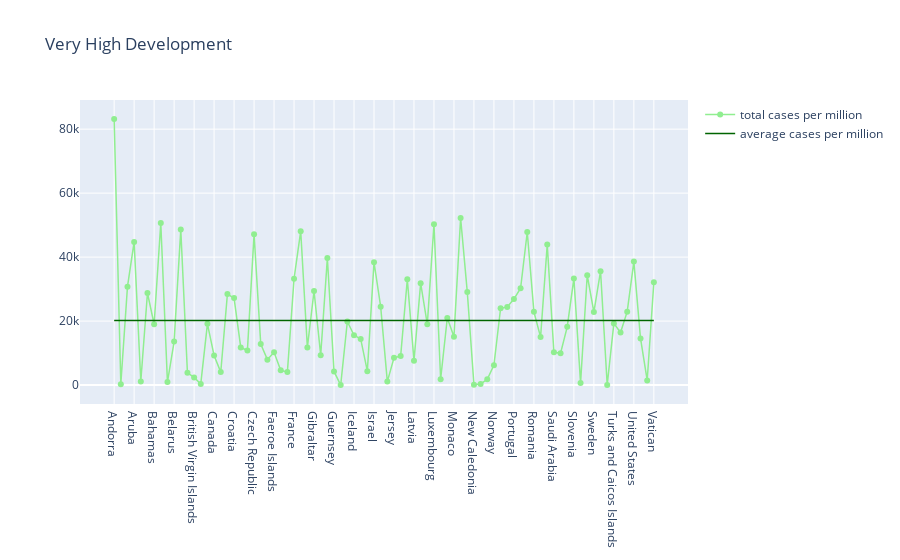
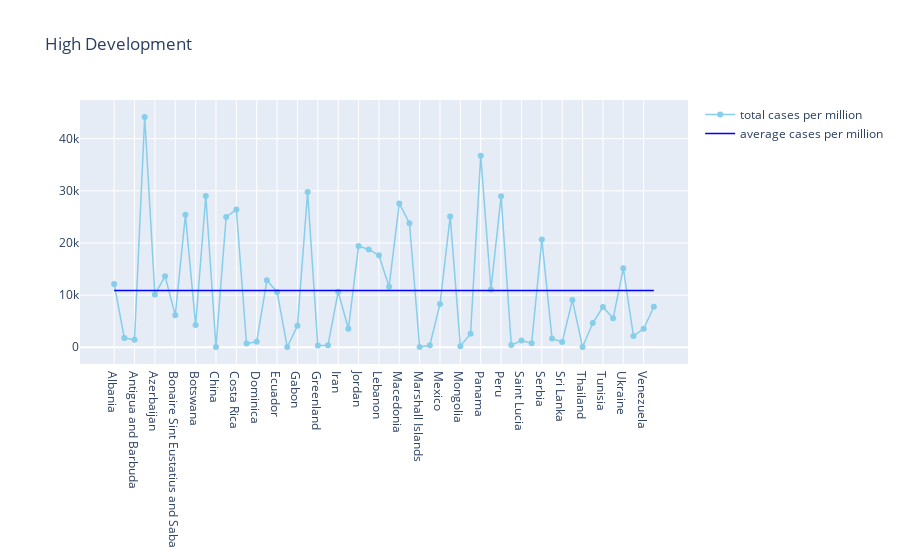
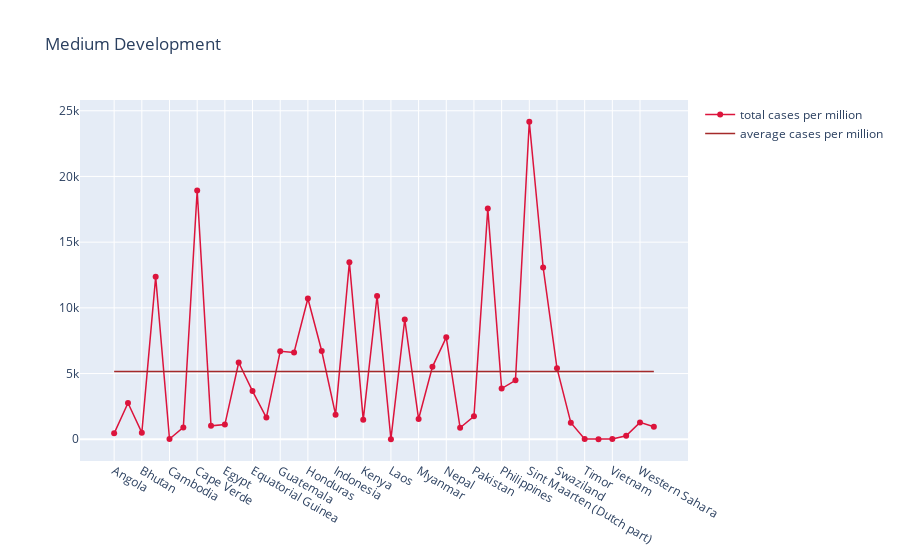
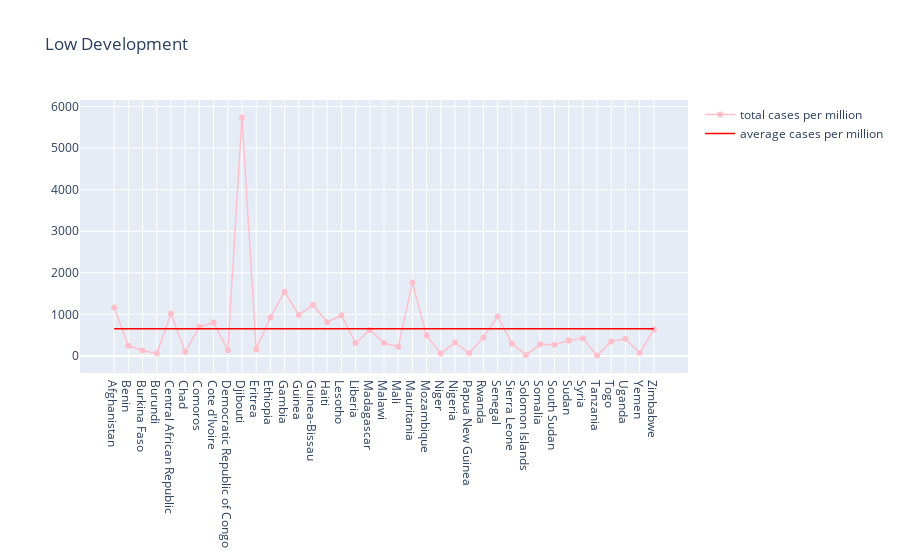

Notebook code for these charts, in order:
### Markdown cell above
### Plot of total cases per million for different categories of countries

### Code cell
clr_avg = ['Darkgreen', 'Blue', 'Brown', 'Red'] # colour palette for average cases per million
clr_tcm = ['Lightgreen', 'Skyblue', 'Crimson', 'Pink'] # colour palette for total cases per million
clr_ind = 0 # colour index

dict_devt = {'VHD' : 'Very High Development', 'HD' : 'High Development', 'MD' : 'Medium Development', 'LD' : 'Low Development'}

for i in ['VHD', 'HD', 'MD', 'LD']:
    avg = dfn[dfn['hdi_cat'] == i]['total_cases_per_million'].mean()
    avg_ser = pd.Series([avg]*(dfn[dfn['hdi_cat'] == i].shape[0]))
    fig = go.Figure()
    fig.add_trace(go.Scatter(x = dfn[dfn['hdi_cat'] == i]['country'], y = dfn[dfn['hdi_cat'] == i]['total_cases_per_million'],
                             name = 'total cases per million', mode = 'lines+markers', line = dict(color = clr_tcm[clr_ind], width = 1.5)))
    fig.add_trace(go.Scatter(x = dfn[dfn['hdi_cat'] == i]['country'], y = avg_ser,
                             name = 'average cases per million', mode = 'lines', line = dict(color = clr_avg[clr_ind], width = 1.5)))
    fig.update_layout(title = dict_devt[i])
    clr_ind += 1
    fig.show()

### Figure 1 — Plotly figure (JSON) as saved in the notebook; plotly's stock layout.template omitted (floating-point values rounded to 4 significant figures)
{"data": [{"line": {"color": "Lightgreen", "width": 1.5}, "mode": "lines+markers", "name": "total cases per million", "type": "scatter", "x": ["Andorra", "Anguilla", "Argentina", "Aruba", "Australia", "Austria", "Bahamas", "Bahrain", "Barbados", "Belarus", "Belgium", "Bermuda", "British Virgin Islands", "Brunei", "Bulgaria", "Canada", "Cayman Islands", "Chile", "Croatia", "Curacao", "Cyprus", "Czech Republic", "Denmark", "Estonia", "Faeroe Islands", "Falkland Islands", "Finland", "France", "French Polynesia", "Germany", "Gibraltar", "Greece", "Guam", "Guernsey", "Hong Kong", "Hungary", "Iceland", "Ireland", "Isle of Man", "Israel", "Italy", "Japan", "Jersey", "Kazakhstan", "Kuwait", "Latvia", "Liechtenstein", "Lithuania", "Luxembourg", "Malaysia", "Malta", "Monaco", "Montenegro", "Netherlands", "New Caledonia", "New Zealand", "Northern Mariana Islands", "Norway", "Oman", "Poland", "Portugal", "Puerto Rico", "Qatar", "Romania", "Russia", "San Marino", "Saudi Arabia", "Singapore", "Slovakia", "Slovenia", "South Korea", "Spain", "Sweden", "Switzerland", "Taiwan", "Turks and Caicos Islands", "United Arab Emirates", "United Kingdom", "United States", "United States Virgin Islands", "Uruguay", "Vatican"], "y": [83190.0, 266.6, 30760.0, 44750.0, 1092.0, 28780.0, 18990.0, 50650.0, 915.2, 13590.0, 48630.0, 3838.0, 2381.0, 342.9, 19150.0, 9206.0, 4047.0, 28460.0, 27190.0, 11760.0, 10790.0, 47180.0, 12810.0, 7946.0, 10230.0, 4594.0, 4088.0, 33250.0, 48120.0, 11740.0, 29410.0, 9334.0, 39730.0, 4250.0, 0, 19880.0, 15570.0, 14420.0, 4340.0, 38390.0, 24490.0, 1085.0, 8528.0, 9054.0, 33070.0, 7567.0, 31860.0, 18970.0, 50300.0, 1848.0, 20960.0, 15140.0, 52240.0, 29070.0, 112.1, 349.2, 1807.0, 6219.0, 24000.0, 24430.0, 26870.0, 30270.0, 47850.0, 22890.0, 14990.0, 43960.0, 10230.0, 9946.0, 18190.0, 33340.0, 630.4, 34330.0, 22820.0, 35620.0, 26.24, 19270.0, 16450.0, 22940.0, 38600.0, 14570.0, 1436.0, 32140.0]}, {"line": {"color": "Darkgreen", "width": 1.5}, "mode": "lines", "name": "average cases per million", "type": "scatter", "x": ["Andorra", "Anguilla", "Argentina", "Aruba", "Australia", "Austria", "Bahamas", "Bahrain", "Barbados", "Belarus", "Belgium", "Bermuda", "British Virgin Islands", "Brunei", "Bulgaria", "Canada", "Cayman Islands", "Chile", "Croatia", "Curacao", "Cyprus", "Czech Republic", "Denmark", "Estonia", "Faeroe Islands", "Falkland Islands", "Finland", "France", "French Polynesia", "Germany", "Gibraltar", "Greece", "Guam", "Guernsey", "Hong Kong", "Hungary", "Iceland", "Ireland", "Isle of Man", "Israel", "Italy", "Japan", "Jersey", "Kazakhstan", "Kuwait", "Latvia", "Liechtenstein", "Lithuania", "Luxembourg", "Malaysia", "Malta", "Monaco", "Montenegro", "Netherlands", "New Caledonia", "New Zealand", "Northern Mariana Islands", "Norway", "Oman", "Poland", "Portugal", "Puerto Rico", "Qatar", "Romania", "Russia", "San Marino", "Saudi Arabia", "Singapore", "Slovakia", "Slovenia", "South Korea", "Spain", "Sweden", "Switzerland", "Taiwan", "Turks and Caicos Islands", "United Arab Emirates", "United Kingdom", "United States", "United States Virgin Islands", "Uruguay", "Vatican"], "y": [20150.0, 20150.0, 20150.0, 20150.0, 20150.0, 20150.0, 20150.0, 20150.0, 20150.0, 20150.0, 20150.0, 20150.0, 20150.0, 20150.0, 20150.0, 20150.0, 20150.0, 20150.0, 20150.0, 20150.0, 20150.0, 20150.0, 20150.0, 20150.0, 20150.0, 20150.0, 20150.0, 20150.0, 20150.0, 20150.0, 20150.0, 20150.0, 20150.0, 20150.0, 20150.0, 20150.0, 20150.0, 20150.0, 20150.0, 20150.0, 20150.0, 20150.0, 20150.0, 20150.0, 20150.0, 20150.0, 20150.0, 20150.0, 20150.0, 20150.0, 20150.0, 20150.0, 20150.0, 20150.0, 20150.0, 20150.0, 20150.0, 20150.0, 20150.0, 20150.0, 20150.0, 20150.0, 20150.0, 20150.0, 20150.0, 20150.0, 20150.0, 20150.0, 20150.0, 20150.0, 20150.0, 20150.0, 20150.0, 20150.0, 20150.0, 20150.0, 20150.0, 20150.0, 20150.0, 20150.0, 20150.0, 20150.0]}], "layout": {"title": {"text": "Very High Development"}}}

### Figure 2 — Plotly figure (JSON) as saved in the notebook; plotly's stock layout.template omitted (floating-point values rounded to 4 significant figures)
{"data": [{"line": {"color": "Skyblue", "width": 1.5}, "mode": "lines+markers", "name": "total cases per million", "type": "scatter", "x": ["Albania", "Algeria", "Antigua and Barbuda", "Armenia", "Azerbaijan", "Belize", "Bonaire Sint Eustatius and Saba", "Bosnia and Herzegovina", "Botswana", "Brazil", "China", "Colombia", "Costa Rica", "Cuba", "Dominica", "Dominican Republic", "Ecuador", "Fiji", "Gabon", "Georgia", "Greenland", "Grenada", "Iran", "Jamaica", "Jordan", "Kosovo", "Lebanon", "Libya", "Macedonia", "Maldives", "Marshall Islands", "Mauritius", "Mexico", "Moldova", "Mongolia", "Montserrat", "Panama", "Paraguay", "Peru", "Saint Kitts and Nevis", "Saint Lucia", "Saint Vincent and the Grenadines", "Serbia", "Seychelles", "Sri Lanka", "Suriname", "Thailand", "Trinidad and Tobago", "Tunisia", "Turkey", "Ukraine", "Uzbekistan", "Venezuela", "World"], "y": [12140.0, 1779.0, 1430.0, 44160.0, 10100.0, 13640.0, 6140.0, 25400.0, 4249.0, 29010.0, 63.77, 24980.0, 26410.0, 708.6, 1070.0, 12850.0, 10610.0, 42.39, 4121.0, 29750.0, 317.1, 364.4, 10650.0, 3542.0, 19410.0, 18760.0, 17630.0, 11610.0, 27580.0, 23780.0, 67.57, 390.8, 8303.0, 25090.0, 217.2, 2601.0, 36740.0, 11060.0, 28950.0, 413.6, 1280.0, 757.1, 20660.0, 1698.0, 1003.0, 9043.0, 56.48, 4647.0, 7726.0, 5546.0, 15130.0, 2158.0, 3545.0, 7765.0]}, {"line": {"color": "Blue", "width": 1.5}, "mode": "lines", "name": "average cases per million", "type": "scatter", "x": ["Albania", "Algeria", "Antigua and Barbuda", "Armenia", "Azerbaijan", "Belize", "Bonaire Sint Eustatius and Saba", "Bosnia and Herzegovina", "Botswana", "Brazil", "China", "Colombia", "Costa Rica", "Cuba", "Dominica", "Dominican Republic", "Ecuador", "Fiji", "Gabon", "Georgia", "Greenland", "Grenada", "Iran", "Jamaica", "Jordan", "Kosovo", "Lebanon", "Libya", "Macedonia", "Maldives", "Marshall Islands", "Mauritius", "Mexico", "Moldova", "Mongolia", "Montserrat", "Panama", "Paraguay", "Peru", "Saint Kitts and Nevis", "Saint Lucia", "Saint Vincent and the Grenadines", "Serbia", "Seychelles", "Sri Lanka", "Suriname", "Thailand", "Trinidad and Tobago", "Tunisia", "Turkey", "Ukraine", "Uzbekistan", "Venezuela", "World"], "y": [10870.0, 10870.0, 10870.0, 10870.0, 10870.0, 10870.0, 10870.0, 10870.0, 10870.0, 10870.0, 10870.0, 10870.0, 10870.0, 10870.0, 10870.0, 10870.0, 10870.0, 10870.0, 10870.0, 10870.0, 10870.0, 10870.0, 10870.0, 10870.0, 10870.0, 10870.0, 10870.0, 10870.0, 10870.0, 10870.0, 10870.0, 10870.0, 10870.0, 10870.0, 10870.0, 10870.0, 10870.0, 10870.0, 10870.0, 10870.0, 10870.0, 10870.0, 10870.0, 10870.0, 10870.0, 10870.0, 10870.0, 10870.0, 10870.0, 10870.0, 10870.0, 10870.0, 10870.0, 10870.0]}], "layout": {"title": {"text": "High Development"}}}

### Figure 3 — Plotly figure (JSON) as saved in the notebook; plotly's stock layout.template omitted (floating-point values rounded to 4 significant figures)
{"data": [{"line": {"color": "Crimson", "width": 1.5}, "mode": "lines+markers", "name": "total cases per million", "type": "scatter", "x": ["Angola", "Bangladesh", "Bhutan", "Bolivia", "Cambodia", "Cameroon", "Cape Verde", "Congo", "Egypt", "El Salvador", "Equatorial Guinea", "Ghana", "Guatemala", "Guyana", "Honduras", "India", "Indonesia", "Iraq", "Kenya", "Kyrgyzstan", "Laos", "Morocco", "Myanmar", "Namibia", "Nepal", "Nicaragua", "Pakistan", "Palestine", "Philippines", "Sao Tome and Principe", "Sint Maarten (Dutch part)", "South Africa", "Swaziland", "Tajikistan", "Timor", "Vanuatu", "Vietnam", "Wallis and Futuna", "Western Sahara", "Zambia"], "y": [448.5, 2758.0, 500.3, 12360.0, 18.36, 900.9, 18930.0, 1021.0, 1115.0, 5841.0, 3668.0, 1649.0, 6697.0, 6597.0, 10710.0, 6715.0, 1871.0, 13480.0, 1475.0, 10910.0, 5.223, 9117.0, 1536.0, 5512.0, 7757.0, 873.1, 1748.0, 17560.0, 3859.0, 4481.0, 24160.0, 13080.0, 5406.0, 1259.0, 22.75, 3.256, 13.57, 266.8, 1282.0, 953.8]}, {"line": {"color": "Brown", "width": 1.5}, "mode": "lines", "name": "average cases per million", "type": "scatter", "x": ["Angola", "Bangladesh", "Bhutan", "Bolivia", "Cambodia", "Cameroon", "Cape Verde", "Congo", "Egypt", "El Salvador", "Equatorial Guinea", "Ghana", "Guatemala", "Guyana", "Honduras", "India", "Indonesia", "Iraq", "Kenya", "Kyrgyzstan", "Laos", "Morocco", "Myanmar", "Namibia", "Nepal", "Nicaragua", "Pakistan", "Palestine", "Philippines", "Sao Tome and Principe", "Sint Maarten (Dutch part)", "South Africa", "Swaziland", "Tajikistan", "Timor", "Vanuatu", "Vietnam", "Wallis and Futuna", "Western Sahara", "Zambia"], "y": [5164.0, 5164.0, 5164.0, 5164.0, 5164.0, 5164.0, 5164.0, 5164.0, 5164.0, 5164.0, 5164.0, 5164.0, 5164.0, 5164.0, 5164.0, 5164.0, 5164.0, 5164.0, 5164.0, 5164.0, 5164.0, 5164.0, 5164.0, 5164.0, 5164.0, 5164.0, 5164.0, 5164.0, 5164.0, 5164.0, 5164.0, 5164.0, 5164.0, 5164.0, 5164.0, 5164.0, 5164.0, 5164.0, 5164.0, 5164.0]}], "layout": {"title": {"text": "Medium Development"}}}

### Figure 4 — Plotly figure (JSON) as saved in the notebook; plotly's stock layout.template omitted (floating-point values rounded to 4 significant figures)
{"data": [{"line": {"color": "Pink", "width": 1.5}, "mode": "lines+markers", "name": "total cases per million", "type": "scatter", "x": ["Afghanistan", "Benin", "Burkina Faso", "Burundi", "Central African Republic", "Chad", "Comoros", "Cote d'Ivoire", "Democratic Republic of Congo", "Djibouti", "Eritrea", "Ethiopia", "Gambia", "Guinea", "Guinea-Bissau", "Haiti", "Lesotho", "Liberia", "Madagascar", "Malawi", "Mali", "Mauritania", "Mozambique", "Niger", "Nigeria", "Papua New Guinea", "Rwanda", "Senegal", "Sierra Leone", "Solomon Islands", "Somalia", "South Sudan", "Sudan", "Syria", "Tanzania", "Togo", "Uganda", "Yemen", "Zimbabwe"], "y": [1166.0, 245.3, 132.8, 56.6, 1017.0, 100.8, 698.0, 802.5, 138.1, 5739.0, 157.3, 931.7, 1542.0, 986.0, 1231.0, 811.0, 976.5, 312.0, 626.2, 314.6, 220.3, 1762.0, 489.6, 58.62, 324.1, 70.41, 446.2, 951.2, 301.9, 24.75, 279.7, 272.2, 369.2, 426.2, 8.521, 349.0, 413.0, 71.21, 639.7]}, {"line": {"color": "Red", "width": 1.5}, "mode": "lines", "name": "average cases per million", "type": "scatter", "x": ["Afghanistan", "Benin", "Burkina Faso", "Burundi", "Central African Republic", "Chad", "Comoros", "Cote d'Ivoire", "Democratic Republic of Congo", "Djibouti", "Eritrea", "Ethiopia", "Gambia", "Guinea", "Guinea-Bissau", "Haiti", "Lesotho", "Liberia", "Madagascar", "Malawi", "Mali", "Mauritania", "Mozambique", "Niger", "Nigeria", "Papua New Guinea", "Rwanda", "Senegal", "Sierra Leone", "Solomon Islands", "Somalia", "South Sudan", "Sudan", "Syria", "Tanzania", "Togo", "Uganda", "Yemen", "Zimbabwe"], "y": [652.9, 652.9, 652.9, 652.9, 652.9, 652.9, 652.9, 652.9, 652.9, 652.9, 652.9, 652.9, 652.9, 652.9, 652.9, 652.9, 652.9, 652.9, 652.9, 652.9, 652.9, 652.9, 652.9, 652.9, 652.9, 652.9, 652.9, 652.9, 652.9, 652.9, 652.9, 652.9, 652.9, 652.9, 652.9, 652.9, 652.9, 652.9, 652.9]}], "layout": {"title": {"text": "Low Development"}}}
